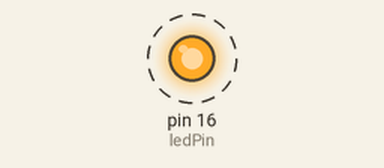
This sketch was run on a simulated Arduino Uno, built with avr-gcc and run on an emulated ATmega328P. On the bench: output pins drawn as LEDs (lit = HIGH). Dashed ring = blinking. What the sketch prints to the serial monitor is not drawn.

Above: at 0.05 s.
Timing chart, 0 to 3.0 s (numbered marks = the images above):
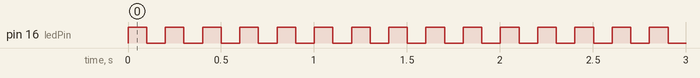

The sketch:

nodemcu_blinking_led.ino
```cpp
const int ledPin = 16;  //D0
void setup() {
  // put your setup code here, to run once:
  pinMode(ledPin, OUTPUT);
  digitalWrite(ledPin, LOW);
  Serial.begin(115200); // Starts the serial communication
}

void loop() {
  // put your main code here, to run repeatedly:
  digitalWrite(ledPin, HIGH);
  Serial.println("Led: Menyala");
  delay(100);

  digitalWrite(ledPin, LOW);
  Serial.println("Led: Padam");
  delay(100);
}
```

Measured:
- by itself, pin 16 (ledPin): alternates HIGH for 0.10 s and LOW for 0.10 s
